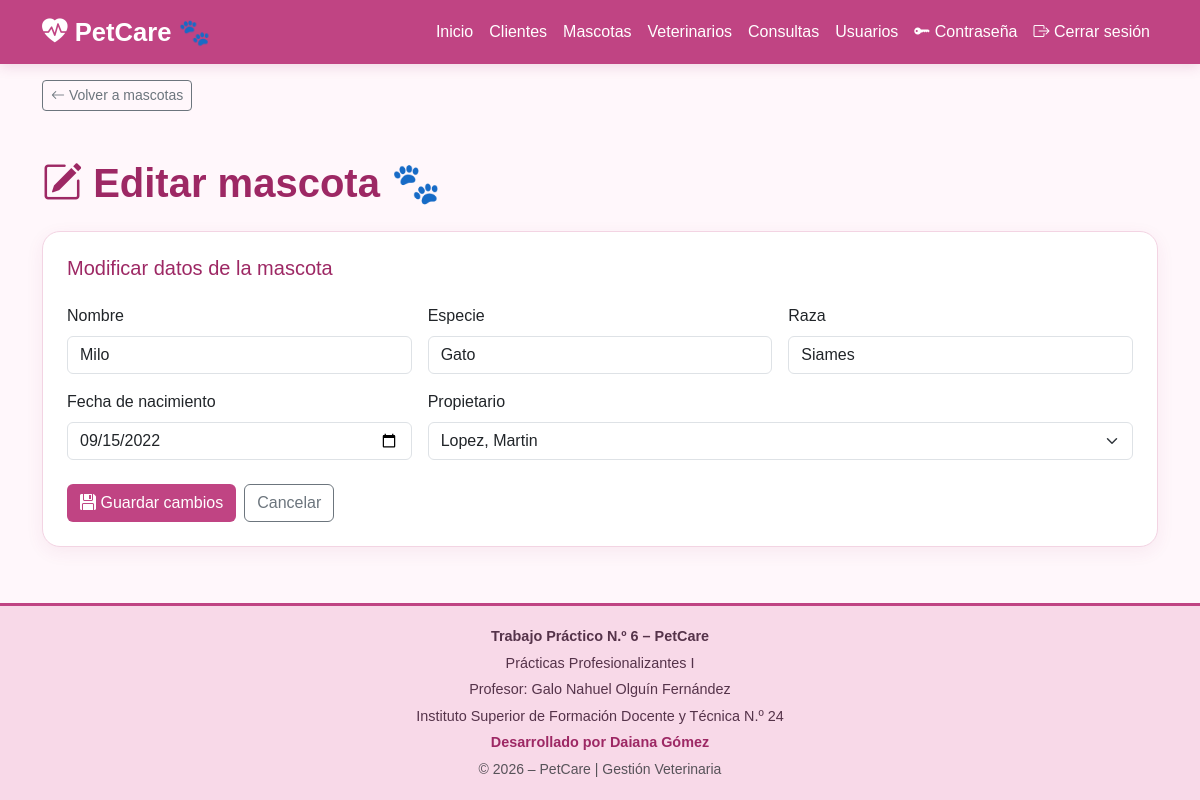
Screenshot of /mascotas/editar.php?id=2 (signed in) with the database file from the repository.
### tables this page shows
CREATE TABLE `mascotas` (
  `id_mascota` int NOT NULL AUTO_INCREMENT,
  `nombre` varchar(50) NOT NULL,
  `especie` varchar(30) NOT NULL,
  `raza` varchar(50) DEFAULT NULL,
  `fecha_nacimiento` date DEFAULT NULL,
  `id_cliente` int NOT NULL,
  PRIMARY KEY (`id_mascota`),
  KEY `id_cliente` (`id_cliente`),
  CONSTRAINT `mascotas_ibfk_1` FOREIGN KEY (`id_cliente`) REFERENCES `clientes` (`id_cliente`)
);

CREATE TABLE `clientes` (
  `id_cliente` int NOT NULL AUTO_INCREMENT,
  `dni` varchar(10) NOT NULL,
  `nombre` varchar(50) NOT NULL,
  `apellido` varchar(50) NOT NULL,
  `telefono` varchar(20) DEFAULT NULL,
  PRIMARY KEY (`id_cliente`),
  UNIQUE KEY `dni` (`dni`)
);

### mascotas/editar.php (the view, shortened to what this page needs)
<?php
$conexion = conectarBD();
function escapar($valor): string {
    return htmlspecialchars((string)$valor, ENT_QUOTES, 'UTF-8');
}
$id = filter_input(INPUT_GET, 'id', FILTER_VALIDATE_INT);
$consulta = $conexion->prepare(
    "SELECT id_mascota, nombre, especie, raza,
            fecha_nacimiento, id_cliente
     FROM mascotas
     WHERE id_mascota = :id"
);
$consulta->execute([':id' => $id]);
$mascota = $consulta->fetch(PDO::FETCH_ASSOC);
$clientes = $conexion->query(
    "SELECT id_cliente, nombre, apellido
     FROM clientes
     ORDER BY apellido, nombre"
)->fetchAll(PDO::FETCH_ASSOC);
require __DIR__ . '/../includes/header.php';
?>
<div class="container mt-3">
    <a href="index.php" class="btn btn-outline-secondary btn-sm">
        <i class="bi bi-arrow-left"></i>
        Volver a mascotas
    </a>
</div>
<main class="container py-5">
    <h1 class="titulo fw-bold mb-4">
        <i class="bi bi-pencil-square"></i>
        Editar mascota 🐾
    </h1>
    <div class="card">
        <div class="card-body p-4">
            <h2 class="h5 titulo mb-4">
                Modificar datos de la mascota
            </h2>
            <form method="POST"
                  action="editar.php?id=<?= (int)$id ?>">
                <div class="row g-3">
                    <div class="col-md-4">
                        <label for="nombre" class="form-label">
                            Nombre
                        </label>
                        <input
                            type="text"
                            class="form-control"
                            id="nombre"
                            name="nombre"
                            maxlength="100"
                            value="<?= escapar($mascota['nombre']) ?>"
                            required>
                    </div>
                    <div class="col-md-4">
                        <label for="especie" class="form-label">
                            Especie
                        </label>
                        <input
                            type="text"
                            class="form-control"
                            id="especie"
                            name="especie"
                            maxlength="100"
                            value="<?= escapar($mascota['especie']) ?>"
                            required>
                    </div>
                    <div class="col-md-4">
                        <label for="raza" class="form-label">
                            Raza
                        </label>
                        <input
                            type="text"
                            class="form-control"
                            id="raza"
                            name="raza"
                            maxlength="100"
                            value="<?= escapar($mascota['raza'] ?? '') ?>">
                    </div>
                    <div class="col-md-4">
                        <label for="fecha_nacimiento" class="form-label">
                            Fecha de nacimiento
                        </label>
                        <input
                            type="date"
                            class="form-control"
                            id="fecha_nacimiento"
                            name="fecha_nacimiento"
                            max="<?= date('Y-m-d') ?>"
                            value="<?= escapar(
                                $mascota['fecha_nacimiento'] ?? ''
                            ) ?>">
                    </div>
                    <div class="col-md-8">
                        <label for="id_cliente" class="form-label">
                            Propietario
                        </label>
                        <select
                            class="form-select"
                            id="id_cliente"
                            name="id_cliente"
                            required>
                            <?php foreach ($clientes as $cliente): ?>
                                <option
                                    value="<?= (int)$cliente['id_cliente'] ?>"
                                    <?= (string)$cliente['id_cliente'] ===
                                        (string)$mascota['id_cliente']
                                        ? 'selected' : '' ?>>
                                    <?= escapar(
                                        $cliente['apellido'] . ', ' .
                                        $cliente['nombre']
                                    ) ?>
                                </option>
                            <?php endforeach; ?>
                        </select>
                    </div>
                </div>
                <div class="mt-4 d-flex gap-2">
                    <button type="submit" class="btn btn-petcare">
                        <i class="bi bi-floppy-fill"></i>
                        Guardar cambios
                    </button>
                    <a href="index.php"
                       class="btn btn-outline-secondary">
                        Cancelar
                    </a>
                </div>
            </form>
        </div>
    </div>
</main>
<?php
require __DIR__ . '/../includes/footer.php';
?>

### css/styles.css (style rules this page uses)
:root { --pink-primary: #c04483; --pink-dark: #9d2864; --pink-pastel: #f8d9e8; --pink-light: #fce7f1; --pink-background: #fff7fb; --text-primary: #55334a; }
body { background: var(--pink-background); color: var(--text-primary); font-family: Arial, sans-serif; min-height: 100vh; display: flex; flex-direction: column; }
main { flex: 1; }
.titulo { color: var(--pink-dark); }
.card { border: 1px solid #f3d4e3; border-radius: 18px; box-shadow: 0 5px 18px rgba(157, 40, 100, .07); }
.btn-petcare { background: var(--pink-primary); color: white; }

### rows the page displays
mascotas: nombre "Milo", especie "Gato", raza "Siames", fecha_nacimiento "09/15/2022", id_cliente "Lopez, Martin"
